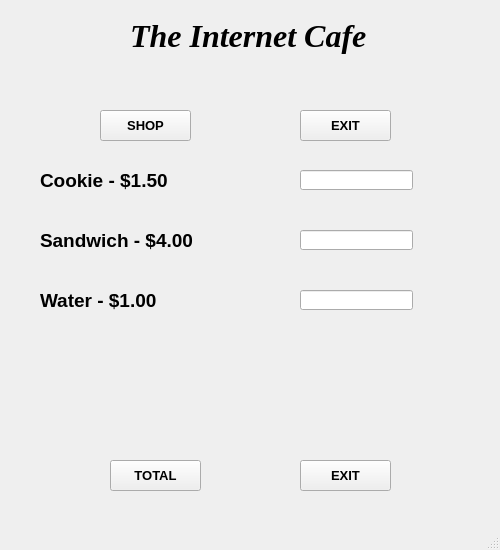
<?xml version="1.0" encoding="UTF-8"?>
<ui version="4.0">
 <class>MainWindow</class>
 <widget class="QMainWindow" name="MainWindow">
  <property name="geometry">
   <rect>
    <x>0</x>
    <y>0</y>
    <width>500</width>
    <height>550</height>
   </rect>
  </property>
  <property name="minimumSize">
   <size>
    <width>500</width>
    <height>550</height>
   </size>
  </property>
  <property name="maximumSize">
   <size>
    <width>500</width>
    <height>550</height>
   </size>
  </property>
  <property name="windowTitle">
   <string>The Internet Cafe</string>
  </property>
  <widget class="QWidget" name="centralwidget">
   <widget class="QLabel" name="title_label">
    <property name="geometry">
     <rect>
      <x>130</x>
      <y>-10</y>
      <width>241</width>
      <height>91</height>
     </rect>
    </property>
    <property name="font">
     <font>
      <family>Times New Roman</family>
      <pointsize>24</pointsize>
      <weight>75</weight>
      <italic>true</italic>
      <bold>true</bold>
     </font>
    </property>
    <property name="text">
     <string>The Internet Cafe</string>
    </property>
   </widget>
   <widget class="QPushButton" name="shop_button">
    <property name="geometry">
     <rect>
      <x>100</x>
      <y>110</y>
      <width>91</width>
      <height>31</height>
     </rect>
    </property>
    <property name="font">
     <font>
      <pointsize>10</pointsize>
      <weight>75</weight>
      <bold>true</bold>
     </font>
    </property>
    <property name="text">
     <string>SHOP</string>
    </property>
   </widget>
   <widget class="QLabel" name="main_or_cart">
    <property name="geometry">
     <rect>
      <x>210</x>
      <y>60</y>
      <width>81</width>
      <height>41</height>
     </rect>
    </property>
    <property name="font">
     <font>
      <pointsize>10</pointsize>
      <weight>75</weight>
      <bold>true</bold>
     </font>
    </property>
    <property name="text">
     <string/>
    </property>
   </widget>
   <widget class="QPushButton" name="exit_button">
    <property name="geometry">
     <rect>
      <x>300</x>
      <y>110</y>
      <width>91</width>
      <height>31</height>
     </rect>
    </property>
    <property name="font">
     <font>
      <pointsize>10</pointsize>
      <weight>75</weight>
      <bold>true</bold>
     </font>
    </property>
    <property name="text">
     <string>EXIT</string>
    </property>
   </widget>
   <widget class="QLabel" name="cookie_label">
    <property name="geometry">
     <rect>
      <x>40</x>
      <y>170</y>
      <width>151</width>
      <height>21</height>
     </rect>
    </property>
    <property name="font">
     <font>
      <pointsize>14</pointsize>
      <weight>75</weight>
      <bold>true</bold>
     </font>
    </property>
    <property name="text">
     <string>Cookie - $1.50</string>
    </property>
   </widget>
   <widget class="QLabel" name="total_label">
    <property name="geometry">
     <rect>
      <x>130</x>
      <y>330</y>
      <width>221</width>
      <height>111</height>
     </rect>
    </property>
    <property name="font">
     <font>
      <pointsize>10</pointsize>
      <weight>75</weight>
      <bold>true</bold>
     </font>
    </property>
    <property name="text">
     <string/>
    </property>
   </widget>
   <widget class="QLineEdit" name="cookie_input">
    <property name="geometry">
     <rect>
      <x>300</x>
      <y>170</y>
      <width>113</width>
      <height>20</height>
     </rect>
    </property>
   </widget>
   <widget class="QLineEdit" name="sandwich_input">
    <property name="geometry">
     <rect>
      <x>300</x>
      <y>230</y>
      <width>113</width>
      <height>20</height>
     </rect>
    </property>
   </widget>
   <widget class="QLineEdit" name="water_input">
    <property name="geometry">
     <rect>
      <x>300</x>
      <y>290</y>
      <width>113</width>
      <height>20</height>
     </rect>
    </property>
   </widget>
   <widget class="QLabel" name="sandwich_label">
    <property name="geometry">
     <rect>
      <x>40</x>
      <y>230</y>
      <width>171</width>
      <height>21</height>
     </rect>
    </property>
    <property name="font">
     <font>
      <pointsize>14</pointsize>
      <weight>75</weight>
      <bold>true</bold>
     </font>
    </property>
    <property name="text">
     <string>Sandwich - $4.00</string>
    </property>
   </widget>
   <widget class="QLabel" name="water_label">
    <property name="geometry">
     <rect>
      <x>40</x>
      <y>290</y>
      <width>151</width>
      <height>21</height>
     </rect>
    </property>
    <property name="font">
     <font>
      <pointsize>14</pointsize>
      <weight>75</weight>
      <bold>true</bold>
     </font>
    </property>
    <property name="text">
     <string>Water - $1.00</string>
    </property>
   </widget>
   <widget class="QPushButton" name="total_button">
    <property name="geometry">
     <rect>
      <x>110</x>
      <y>460</y>
      <width>91</width>
      <height>31</height>
     </rect>
    </property>
    <property name="font">
     <font>
      <pointsize>10</pointsize>
      <weight>75</weight>
      <bold>true</bold>
     </font>
    </property>
    <property name="text">
     <string>TOTAL</string>
    </property>
   </widget>
   <widget class="QPushButton" name="exit2_button">
    <property name="geometry">
     <rect>
      <x>300</x>
      <y>460</y>
      <width>91</width>
      <height>31</height>
     </rect>
    </property>
    <property name="font">
     <font>
      <pointsize>10</pointsize>
      <weight>75</weight>
      <bold>true</bold>
     </font>
    </property>
    <property name="text">
     <string>EXIT</string>
    </property>
   </widget>
  </widget>
  <widget class="QMenuBar" name="menubar">
   <property name="geometry">
    <rect>
     <x>0</x>
     <y>0</y>
     <width>500</width>
     <height>21</height>
    </rect>
   </property>
  </widget>
  <widget class="QStatusBar" name="statusbar"/>
 </widget>
 <resources/>
 <connections/>
</ui>
